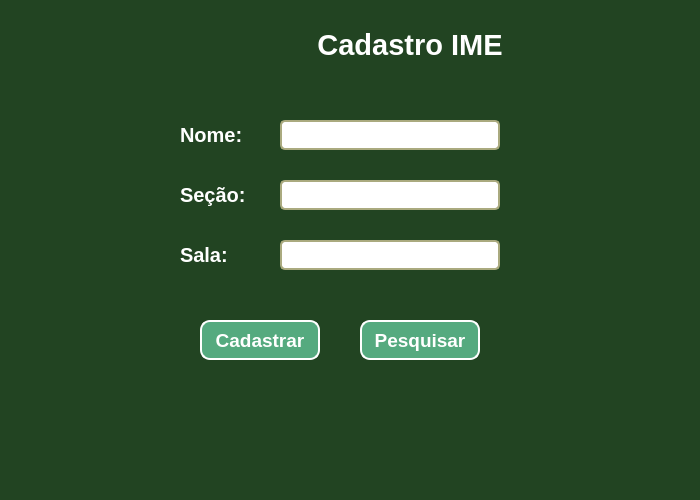
<?xml version="1.0" encoding="UTF-8"?>
<ui version="4.0">
 <class>MainWindow</class>
 <widget class="QMainWindow" name="MainWindow">
  <property name="geometry">
   <rect>
    <x>0</x>
    <y>0</y>
    <width>700</width>
    <height>500</height>
   </rect>
  </property>
  <property name="windowTitle">
   <string>Cadastro IME</string>
  </property>
  <property name="styleSheet">
   <string notr="true">
background-color: rgb(34, 68, 34);  /* Cor de fundo verde militar */
color: white;  /* Cor do texto branco */
font-family: "Arial"; /* Fonte padrão */
</string>
  </property>
  <widget class="QWidget" name="centralwidget">
   <widget class="QLabel" name="label">
    <property name="geometry">
     <rect>
      <x>260</x>
      <y>20</y>
      <width>300</width>
      <height>50</height>
     </rect>
    </property>
    <property name="font">
     <font>
      <pointsize>22</pointsize>
      <weight>75</weight>
      <bold>true</bold>
     </font>
    </property>
    <property name="alignment">
     <set>Qt::AlignCenter</set>
    </property>
    <property name="text">
     <string>Cadastro IME</string>
    </property>
   </widget>
   <widget class="QLabel" name="label_2">
    <property name="geometry">
     <rect>
      <x>180</x>
      <y>120</y>
      <width>80</width>
      <height>30</height>
     </rect>
    </property>
    <property name="font">
     <font>
      <pointsize>15</pointsize>
      <bold>true</bold>
     </font>
    </property>
    <property name="text">
     <string>Nome:</string>
    </property>
   </widget>
   <widget class="QLabel" name="label_3">
    <property name="geometry">
     <rect>
      <x>180</x>
      <y>180</y>
      <width>80</width>
      <height>30</height>
     </rect>
    </property>
    <property name="font">
     <font>
      <pointsize>15</pointsize>
      <bold>true</bold>
     </font>
    </property>
    <property name="text">
     <string>Seção:</string>
    </property>
   </widget>
   <widget class="QLabel" name="label_4">
    <property name="geometry">
     <rect>
      <x>180</x>
      <y>240</y>
      <width>80</width>
      <height>30</height>
     </rect>
    </property>
    <property name="font">
     <font>
      <pointsize>15</pointsize>
      <bold>true</bold>
     </font>
    </property>
    <property name="text">
     <string>Sala:</string>
    </property>
   </widget>
   <widget class="QLineEdit" name="lineEdit">
    <property name="geometry">
     <rect>
      <x>280</x>
      <y>120</y>
      <width>220</width>
      <height>30</height>
     </rect>
    </property>
    <property name="styleSheet">
     <string notr="true">
background-color: rgb(255, 255, 255); /* Cor de fundo branca */
border: 2px solid rgb(170, 170, 127); /* Borda estilo militar */
border-radius: 5px;
color: black; /* Cor do texto preta */
</string>
    </property>
   </widget>
   <widget class="QLineEdit" name="lineEdit_2">
    <property name="geometry">
     <rect>
      <x>280</x>
      <y>180</y>
      <width>220</width>
      <height>30</height>
     </rect>
    </property>
    <property name="styleSheet">
     <string notr="true">
background-color: rgb(255, 255, 255); /* Cor de fundo branca */
border: 2px solid rgb(170, 170, 127); /* Borda estilo militar */
border-radius: 5px;
color: black; /* Cor do texto preta */
</string>
    </property>
   </widget>
   <widget class="QLineEdit" name="lineEdit_3">
    <property name="geometry">
     <rect>
      <x>280</x>
      <y>240</y>
      <width>220</width>
      <height>30</height>
     </rect>
    </property>
    <property name="styleSheet">
     <string notr="true">
background-color: rgb(255, 255, 255); /* Cor de fundo branca */
border: 2px solid rgb(170, 170, 127); /* Borda estilo militar */
border-radius: 5px;
color: black; /* Cor do texto preta */
</string>
    </property>
   </widget>
   <widget class="QPushButton" name="pushButton">
    <property name="geometry">
     <rect>
      <x>200</x>
      <y>320</y>
      <width>120</width>
      <height>40</height>
     </rect>
    </property>
    <property name="font">
     <font>
      <pointsize>14</pointsize>
      <weight>75</weight>
      <bold>true</bold>
     </font>
    </property>
    <property name="styleSheet">
     <string notr="true">
background-color: rgb(85, 170, 127); /* Verde militar */
border: 2px solid white;
border-radius: 10px;
color: white;
</string>
    </property>
    <property name="text">
     <string>Cadastrar</string>
    </property>
   </widget>
   <widget class="QPushButton" name="pushButton_2">
    <property name="geometry">
     <rect>
      <x>360</x>
      <y>320</y>
      <width>120</width>
      <height>40</height>
     </rect>
    </property>
    <property name="font">
     <font>
      <pointsize>14</pointsize>
      <weight>75</weight>
      <bold>true</bold>
     </font>
    </property>
    <property name="styleSheet">
     <string notr="true">
background-color: rgb(85, 170, 127); /* Verde militar */
border: 2px solid white;
border-radius: 10px;
color: white;
</string>
    </property>
    <property name="text">
     <string>Pesquisar</string>
    </property>
   </widget>
  </widget>
  <widget class="QMenuBar" name="menubar">
   <property name="geometry">
    <rect>
     <x>0</x>
     <y>0</y>
     <width>700</width>
     <height>21</height>
    </rect>
   </property>
  </widget>
  <widget class="QStatusBar" name="statusbar"/>
 </widget>
 <resources/>
 <connections/>
</ui>
